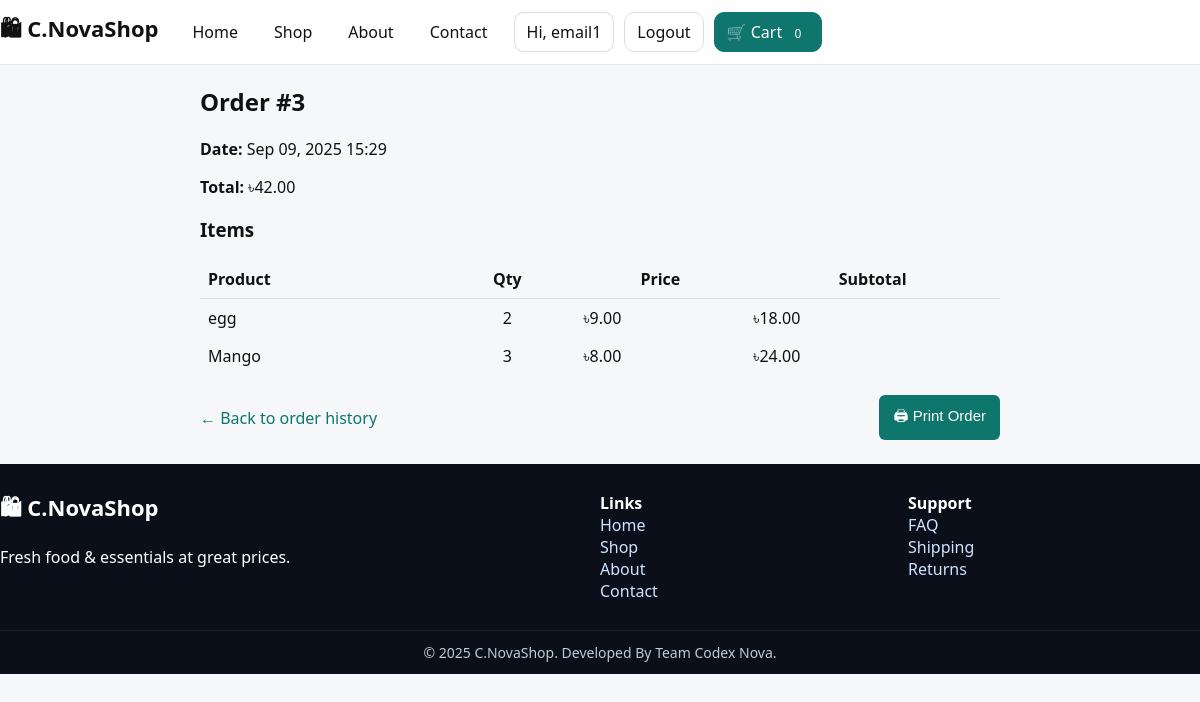
/orders/3/ (signed in), run on the app's committed database.
### homepage/models.py (models this page shows, shortened)
class Customer(AbstractBaseUser, PermissionsMixin):
    email = models.EmailField(unique=True)
    username = models.CharField(max_length=50)
    date_joined = models.DateTimeField(auto_now_add=True)
    is_active = models.BooleanField(default=True)
    groups = models.ManyToManyField(
        'auth.Group',
        related_name='customer_set',
        blank=True,
        help_text='The groups this customer belongs to.',
        verbose_name='groups'
    )
    user_permissions = models.ManyToManyField(
        'auth.Permission',
        related_name='customer_permissions_set',
        blank=True,
        help_text='Specific permissions for this customer.',
        verbose_name='user permissions'
    )
    objects = CustomerManager()
    USERNAME_FIELD = 'email'
    REQUIRED_FIELDS = ['username']

class Order(models.Model):
    user = models.ForeignKey(settings.AUTH_USER_MODEL, on_delete=models.CASCADE)
    created_at = models.DateTimeField(default=timezone.now)
    total_price = models.DecimalField(max_digits=10, decimal_places=2, default=0)

class OrderItem(models.Model):
    order = models.ForeignKey(Order, related_name="items", on_delete=models.CASCADE)
    product = models.ForeignKey(Product, on_delete=models.CASCADE)
    quantity = models.PositiveIntegerField(default=1)
    price = models.DecimalField(max_digits=8, decimal_places=2)
    def subtotal(self):
        return self.price * self.quantity

class Product(models.Model):
    CATEGORY_CHOICES = [
        ('Meat', 'Meat'),
        ('Fish', 'Fish'),
        ('Veggies', 'Veggies'),
        ('Grocery', 'Grocery'),
        ('Fruit', 'Fruit')
    ]
    name = models.CharField(max_length=100)
    price = models.DecimalField(max_digits=8, decimal_places=2)
    image = models.URLField(blank=True)
    stock = models.PositiveIntegerField(default=0)
    available = models.BooleanField(default=True)
    category = models.CharField(max_length=20, choices=CATEGORY_CHOICES, default='Grocery')

### homepage/views.py (the view)
# urls.py: path('orders/<int:order_id>/', views.order_detail, name='order_detail'),
@login_required
def order_detail(request, order_id):
    order = get_object_or_404(Order, id=order_id, user=request.user)
    return render(request, 'homepage/order_detail.html', {'order': order})

### homepage/views.py (called while the page is built)
def cart_count(request):
    if request.user.is_authenticated:
        cart, created = Cart.objects.get_or_create(user=request.user)
        return {'cart_count': sum(item.quantity for item in cart.items.all())}
    else:
        cart = request.session.get('cart', {})
        return {'cart_count': sum(cart.values())}

### homepage/templates/homepage/order_detail.html (shortened to what this page needs)
{% extends "homepage/base.html" %}
{% block content %}
<div class="container" style="max-width:800px; margin:20px auto;">
  <h2>Order #{{ order.id }}</h2>
  <p><strong>Date:</strong> {{ order.created_at|date:"M d, Y H:i" }}</p>
  <p><strong>Total:</strong> ৳{{ order.total_price }}</p>
  <h3>Items</h3>
  <table style="width:100%; border-collapse:collapse;">
    <tr>
      <th style="border-bottom:1px solid #ddd; padding:8px; text-align:left;">Product</th>
      <th style="border-bottom:1px solid #ddd; padding:8px;">Qty</th>
      <th style="border-bottom:1px solid #ddd; padding:8px;">Price</th>
      <th style="border-bottom:1px solid #ddd; padding:8px;">Subtotal</th>
    </tr>
    {% for item in order.items.all %}
    <tr>
      <td style="padding:8px;">{{ item.product.name }}</td>
      <td style="padding:8px; text-align:center;">{{ item.quantity }}</td>
      <td style="padding:8px;">৳{{ item.price }}</td>
      <td style="padding:8px;">৳{{ item.subtotal }}</td>
    </tr>
    {% endfor %}
  </table>
<p style="display: flex; justify-content: space-between; align-items: center; margin-top:20px;">
  <a href="{% url 'order_history' %}" style="color:#0f766e;">← Back to order history</a>
  <button onclick="window.print()"
        style="padding:10px 14px; background:#0f766e; color:white; border:none; border-radius:6px; cursor:pointer;">
    🖨 Print Order
  </button>
</p>
</div>
{% endblock %}

### homepage/templates/homepage/base.html (shortened to what this page needs)
{% load static %}
<!DOCTYPE html>
<html lang="en">
<head>
</head>
<body>
  <header>
    <div class="container header-row">
      <a class="brand" href="{% url 'homepage' %}">🛍 C.NovaShop</a>
      <nav class="nav">
        <a href="{% url 'homepage' %}" {% if request.resolver_match.url_name == 'homepage' %}class="active"{% endif %}>Home</a>
        <a href="{% url 'product_list' %}" {% if request.resolver_match.url_name == 'product_list' %}class="active"{% endif %}>Shop</a>
        <a href="#">About</a>
        <a href="#">Contact</a>
      </nav>
      <div class="user-links">
        {% if user.is_authenticated %}
          <a class="btn" href="{% url 'profile' %}">Hi, {{ user.username }}</a>
          <a class="btn" href="{% url 'site_logout' %}">Logout</a>
        {% else %}
          <a class="btn" href="{% url 'login' %}">Login</a>
        {% endif %}
        <a class="btn primary" href="{% url 'view_cart' %}">🛒 Cart <span class="badge">{{ cart_count }}</span></a>
      </div>
    </div>
  </header>
  <main>
    {% block content %}{% endblock %}
  </main>
  <footer>
    <div class="container foot">
      <div>
        <div class="brand">🛍 C.NovaShop</div>
        <p class="sub">Fresh food & essentials at great prices.</p>
      </div>
      <div>
        <strong>Links</strong><br>
        <a href="{% url 'homepage' %}">Home</a><br>
        <a href="{% url 'product_list' %}">Shop</a><br>
        <a href="#">About</a><br>
        <a href="#">Contact</a>
      </div>
      <div>
        <strong>Support</strong><br>
        <a href="#">FAQ</a><br>
        <a href="#">Shipping</a><br>
        <a href="#">Returns</a>
      </div>
    </div>
    <div class="copy">© {{ now|default:2025 }} C.NovaShop. Developed By Team Codex Nova.</div>
  </footer>
</body>
</html>

### homepage/templates/homepage/base.html (style rules this page uses)
body { margin:0; font-family:system-ui, sans-serif; background:#f5f7f9; color:#111; }
a { text-decoration:none; color:inherit; }
.container { max-width:1200px; margin:0 auto; padding:0 16px; }
header { border-bottom:1px solid #e5e7eb; background:#fff; position:sticky; top:0; z-index:50; }
.header-row { display:flex; align-items:center; gap:16px; padding:12px 0; }
.brand { font-weight:800; font-size:22px; display:flex; align-items:center; gap:8px; }
.nav { display:flex; gap:16px; margin-left:8px; }
.nav a { padding:6px 10px; border-radius:8px; }
.user-links { display:flex; gap:10px; align-items:center; }
.btn { padding:8px 12px; border:1px solid #ddd; border-radius:10px; }
.btn.primary { background:#0f766e; border-color:#0f766e; color:#fff; }
.badge { background:#0f766e; color:#fff; border-radius:999px; padding:2px 8px; font-size:12px; }
footer { background:#0b0f19; color:#fff; margin-top:24px; }
.foot { display:grid; grid-template-columns:2fr 1fr 1fr; gap:16px; padding:28px 0; }
.foot a { color:#cfe3ff; }
.copy { border-top:1px solid #1c2333; color:#bcd; padding:12px 0; text-align:center; font-size:14px; }
input, button { padding:12px; border-radius:8px; border:1px solid #ddd; font-size:15px; }
button { background:#0f766e; color:#fff; border:none; cursor:pointer; }

### data on the page
Customer: username "email1"
Order: id "3", created_at "Sep 09, 2025 15:29", total_price "42.00"
OrderItem: product.name "egg", quantity "2", price "9.00", subtotal "18.00"
OrderItem: product.name "Mango", quantity "3", price "8.00", subtotal "24.00"

### other printed values
{{ cart_count }} "0"
{{ now|default:2025 }} "2025"
